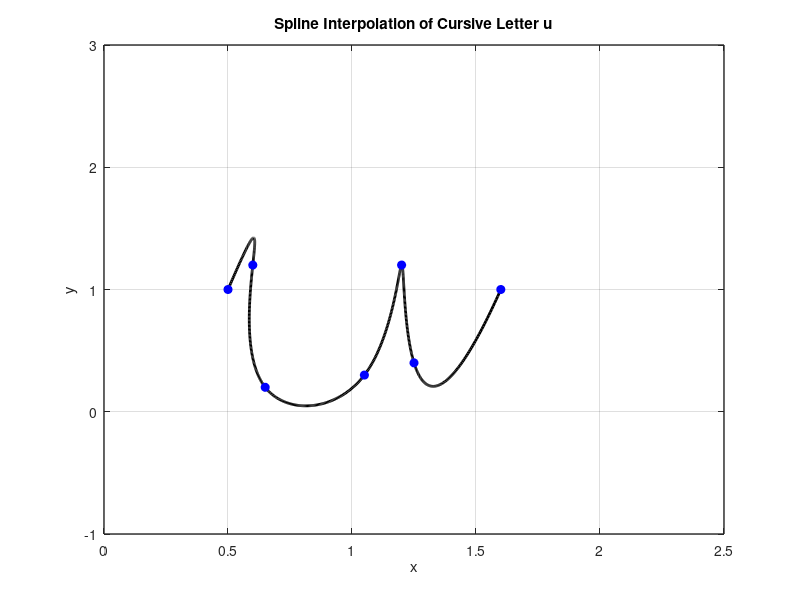

This chart was generated by the following MATLAB code:
x = [0.5 0.6  0.65 1.05 1.2 1.25 1.6];
y = [1 1.2  0.2 0.3 1.2 0.4 1];

n = length(x);
t = 0:n-1; % Parametric coordinate t
tt = 0:0.01:n-1; % More dense coordinate tt for spline interpolation

% Compute spline interpolation
xx = spline(t, x, tt);
yy = spline(t, y, tt);

% Plot settings
figure(1)
plot(xx, yy, 'k', 'LineWidth', 2) % plot spline
hold on
plot(x, y, 'bo', 'MarkerFaceColor', 'b') % plot data points
axis([0 2.5 -1 3])
grid on
title('Spline Interpolation of Cursive Letter u')
xlabel('x')
ylabel('y')
set(gca, 'FontSize', 10, 'LineWidth', 1)
grid on